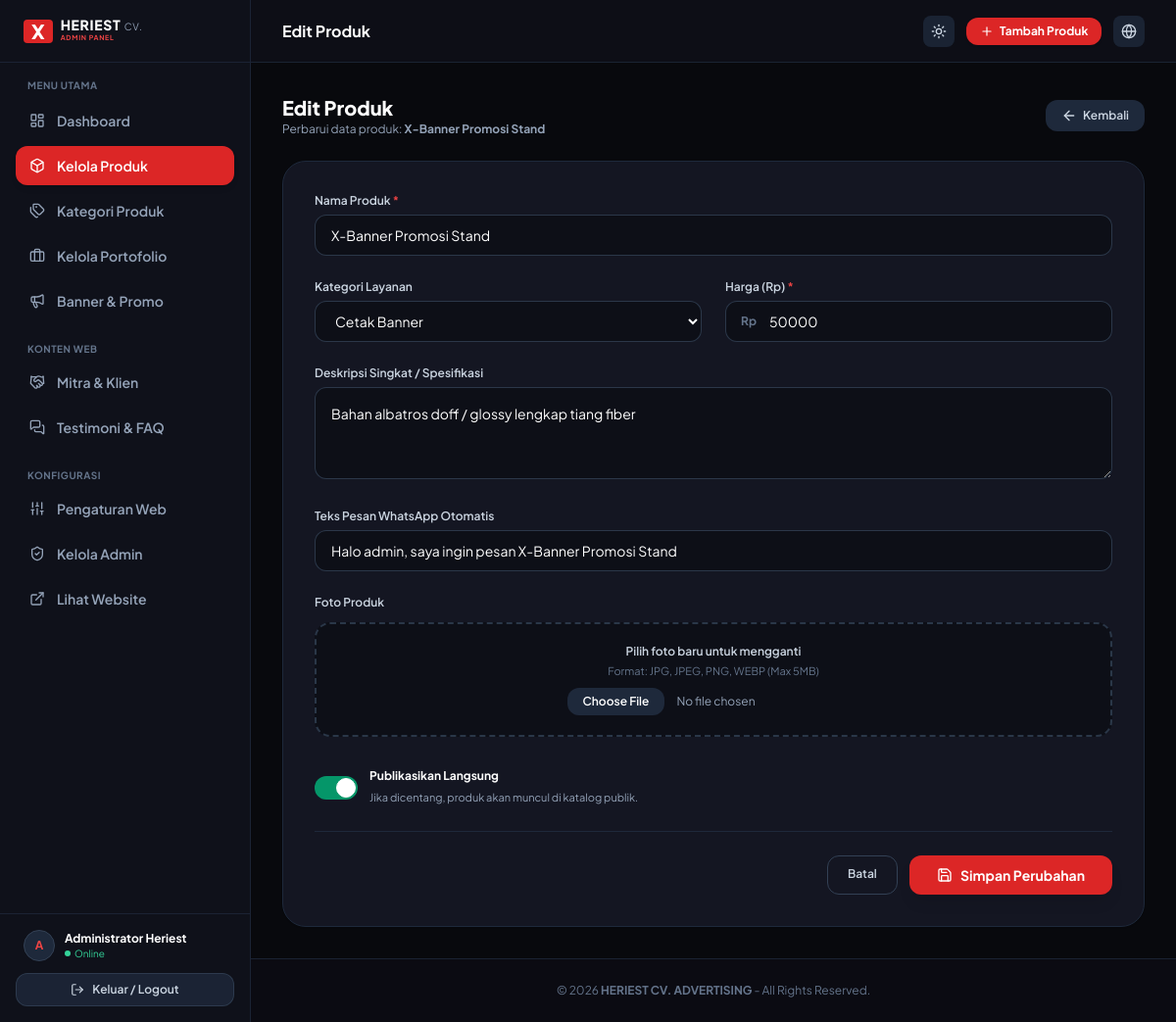
The page /admin/produk_edit.php?id=12 (signed in) on the database its author committed.
### tables this page shows
CREATE TABLE IF NOT EXISTS `produk` (
  `id` INT AUTO_INCREMENT PRIMARY KEY,
  `kategori_id` INT NULL,
  `nama_produk` VARCHAR(150) NOT NULL,
  `deskripsi` TEXT NULL,
  `harga` INT NOT NULL DEFAULT 50000,
  `gambar` VARCHAR(255) NULL,
  `wa_text` TEXT NULL,
  `is_active` TINYINT(1) NOT NULL DEFAULT 1,
  `created_at` DATETIME DEFAULT CURRENT_TIMESTAMP,
  FOREIGN KEY (`kategori_id`) REFERENCES `kategori` (`id`) ON DELETE SET NULL
);

### admin/produk_edit.php (the view, shortened to what this page needs)
<?php
$db = getDB();
$id = (int)($_GET['id'] ?? 0);
$stmt = $db->prepare("SELECT * FROM produk WHERE id = ? LIMIT 1");
$stmt->execute([$id]);
$produk = $stmt->fetch();
$kategori_list = [];
if ($db) {
    $kategori_list = $db->query("SELECT * FROM kategori ORDER BY nama_kategori ASC")->fetchAll();
}
require_once __DIR__ . '/includes/header.php';
?>
<div class="max-w-4xl mx-auto space-y-6">
    <div class="flex items-center justify-between">
        <div>
            <h2 class="text-lg sm:text-xl font-black text-white">Edit Produk</h2>
            <p class="text-xs text-slate-400">Perbarui data produk: <strong><?= htmlspecialchars($produk['nama_produk']) ?></strong></p>
        </div>
        <a href="produk.php" class="inline-flex items-center gap-1.5 bg-slate-800 hover:bg-slate-700 text-slate-300 text-xs font-semibold px-4 py-2 rounded-xl transition-all">
            <i data-lucide="arrow-left" class="w-4 h-4"></i>
            <span>Kembali</span>
        </a>
    </div>
    <form action="produk_edit.php?id=<?= $id ?>" method="POST" enctype="multipart/form-data" class="bg-[#141622] border border-slate-800 rounded-3xl p-6 sm:p-8 shadow-sm space-y-6">
        <div class="grid grid-cols-1 md:grid-cols-2 gap-6">
            <div class="space-y-1.5 md:col-span-2">
                <label class="block text-xs font-semibold text-slate-300" for="nama_produk">
                    Nama Produk <span class="text-red-500">*</span>
                </label>
                <input
                    type="text"
                    id="nama_produk"
                    name="nama_produk"
                    required
                    value="<?= htmlspecialchars($_POST['nama_produk'] ?? $produk['nama_produk']) ?>"
                    class="w-full bg-[#0d0f17] border border-slate-700/80 focus:border-red-500 rounded-xl px-4 py-2.5 text-xs sm:text-sm text-white outline-none transition-all"
                >
            </div>
            <div class="space-y-1.5">
                <label class="block text-xs font-semibold text-slate-300" for="kategori_id">
                    Kategori Layanan
                </label>
                <select
                    id="kategori_id"
                    name="kategori_id"
                    class="w-full bg-[#0d0f17] border border-slate-700/80 focus:border-red-500 rounded-xl px-4 py-2.5 text-xs sm:text-sm text-white outline-none"
                >
                    <?php foreach ($kategori_list as $kat): ?>
                        <?php
                            $selected = (isset($_POST['kategori_id']) && $_POST['kategori_id'] == $kat['id']) || ($produk['kategori_id'] == $kat['id']) ? 'selected' : '';
                        ?>
                        <option value="<?= $kat['id'] ?>" <?= $selected ?>>
                            <?= htmlspecialchars($kat['nama_kategori']) ?>
                        </option>
                    <?php endforeach; ?>
                </select>
            </div>
            <div class="space-y-1.5">
                <label class="block text-xs font-semibold text-slate-300" for="harga">
                    Harga (Rp) <span class="text-red-500">*</span>
                </label>
                <div class="relative flex items-center">
                    <span class="absolute left-4 text-xs font-bold text-slate-500">Rp</span>
                    <input
                        type="number"
                        id="harga"
                        name="harga"
                        required
                        min="0"
                        step="1000"
                        value="<?= htmlspecialchars($_POST['harga'] ?? $produk['harga']) ?>"
                        class="w-full bg-[#0d0f17] border border-slate-700/80 focus:border-red-500 rounded-xl pl-11 pr-4 py-2.5 text-xs sm:text-sm text-white outline-none"
                    >
                </div>
            </div>
            <div class="space-y-1.5 md:col-span-2">
                <label class="block text-xs font-semibold text-slate-300" for="deskripsi">
                    Deskripsi Singkat / Spesifikasi
                </label>
                <textarea
                    id="deskripsi"
                    name="deskripsi"
                    rows="3"
                    class="w-full bg-[#0d0f17] border border-slate-700/80 focus:border-red-500 rounded-xl p-4 text-xs sm:text-sm text-white outline-none"
                ><?= htmlspecialchars($_POST['deskripsi'] ?? $produk['deskripsi']) ?></textarea>
            </div>
            <div class="space-y-1.5 md:col-span-2">
                <label class="block text-xs font-semibold text-slate-300" for="wa_text">
                    Teks Pesan WhatsApp Otomatis
                </label>
                <input
                    type="text"
                    id="wa_text"
                    name="wa_text"
                    value="<?= htmlspecialchars($_POST['wa_text'] ?? $produk['wa_text']) ?>"
                    class="w-full bg-[#0d0f17] border border-slate-700/80 focus:border-red-500 rounded-xl px-4 py-2.5 text-xs sm:text-sm text-white outline-none"
                >
            </div>
            <div class="space-y-3 md:col-span-2">
                <label class="block text-xs font-semibold text-slate-300">
                    Foto Produk
                </label>
                <div class="border-2 border-dashed border-slate-700/80 hover:border-red-500/80 rounded-2xl p-5 text-center bg-[#0d0f17] transition-all">
                    <p class="text-xs text-slate-300 font-semibold mb-1">Pilih foto baru untuk mengganti</p>
                    <p class="text-[11px] text-slate-500 mb-2">Format: JPG, JPEG, PNG, WEBP (Max 5MB)</p>
                    <input
                        type="file"
                        name="gambar"
                        accept=".jpg,.jpeg,.png,.webp"
                        class="text-xs text-slate-400 file:mr-3 file:py-1.5 file:px-4 file:rounded-xl file:border-0 file:text-xs file:font-semibold file:bg-slate-800 file:text-white hover:file:bg-slate-700 cursor-pointer"
                    >
                </div>
            </div>
            <div class="md:col-span-2 flex items-center gap-3 pt-2">
                <label class="relative inline-flex items-center cursor-pointer">
                    <div class="w-11 h-6 bg-slate-800 peer-focus:outline-none rounded-full peer peer-checked:after:translate-x-full peer-checked:after:border-white after:content-[''] after:absolute after:top-[2px] after:left-[2px] after:bg-white after:border-slate-300 after:border after:rounded-full after:h-5 after:w-5 after:transition-all peer-checked:bg-emerald-600"></div>
                </label>
                <div>
                    <span class="text-xs font-bold text-white block">Publikasikan Langsung</span>
                    <span class="text-[11px] text-slate-400">Jika dicentang, produk akan muncul di katalog publik.</span>
                </div>
            </div>
        </div>
        <div class="pt-6 border-t border-slate-800 flex justify-end gap-3">
            <a href="produk.php" class="px-5 py-2.5 rounded-xl border border-slate-700 text-xs font-semibold text-slate-300 hover:text-white hover:bg-slate-800 transition-all">
                Batal
            </a>
            <button
                type="submit"
                class="bg-red-600 hover:bg-red-700 active:scale-95 text-white font-bold text-xs sm:text-sm px-7 py-2.5 rounded-xl shadow-lg transition-all flex items-center gap-2"
            >
                <i data-lucide="save" class="w-4 h-4"></i>
                <span>Simpan Perubahan</span>
            </button>
        </div>
    </form>
</div>
<?php require_once __DIR__ . '/includes/footer.php'; ?>

### assets/css/admin.css (style rules this page uses)
body { background-color: #08090d; }
body a, body button { transition: transform .15s ease, filter .15s ease, box-shadow .15s ease; -webkit-tap-highlight-color: transparent; }
a[class*="bg-"], button[class*="bg-"] { will-change: transform; }

### rows shown on the page
produk: nama_produk "X-Banner Promosi Stand", harga "50000", deskripsi "Bahan albatros doff / glossy lengkap tiang fiber", wa_text "Halo admin, saya ingin pesan X-Banner Promosi Stand"

### other values the page prints
substr($admin_nama, 0, 1) "A"
$admin_nama "Administrator Heriest"
$page_title "Edit Produk"
form field kategori_id "Cetak Banner"
